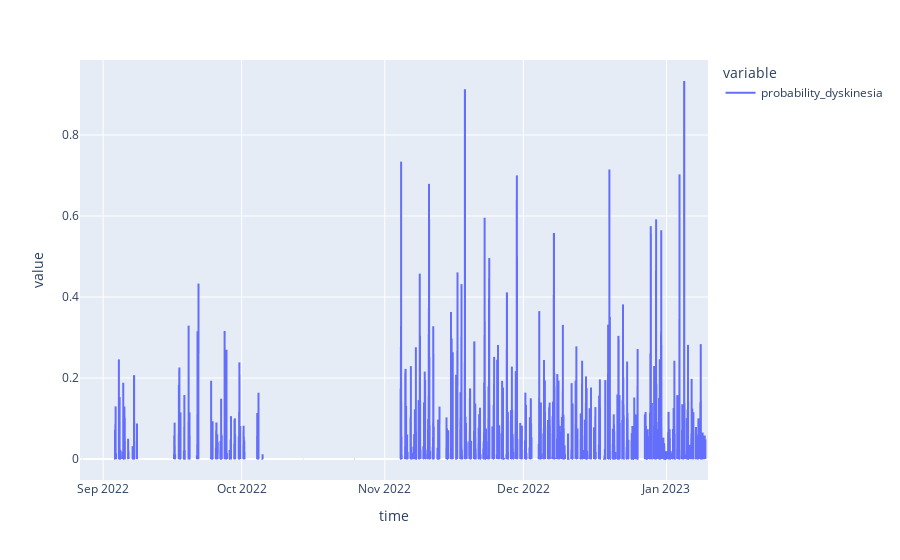

The code cell stored with this chart in its notebook:
### Code cell
#Average over day

### Figure 1 — Plotly figure (JSON) as saved in the notebook; plotly's stock layout.template omitted (floating-point values rounded to 4 significant figures; data arrays with more than 128 entries replaced by an {"elided": "..."} marker saying what was removed)
{"data": [{"hovertemplate": "variable=probability_dyskinesia<br>time=%{x}<br>value=%{y}<extra></extra>", "legendgroup": "probability_dyskinesia", "line": {"color": "#636efa", "dash": "solid"}, "marker": {"symbol": "circle"}, "mode": "lines", "name": "probability_dyskinesia", "showlegend": true, "type": "scattergl", "x": {"elided": "13056 str values"}, "xaxis": "x", "y": {"elided": "13056 float values"}, "yaxis": "y"}], "layout": {"legend": {"title": {"text": "variable"}, "tracegroupgap": 0}, "margin": {"t": 60}, "xaxis": {"anchor": "y", "domain": [0, 1], "title": {"text": "time"}}, "yaxis": {"anchor": "x", "domain": [0, 1], "title": {"text": "value"}}}}
